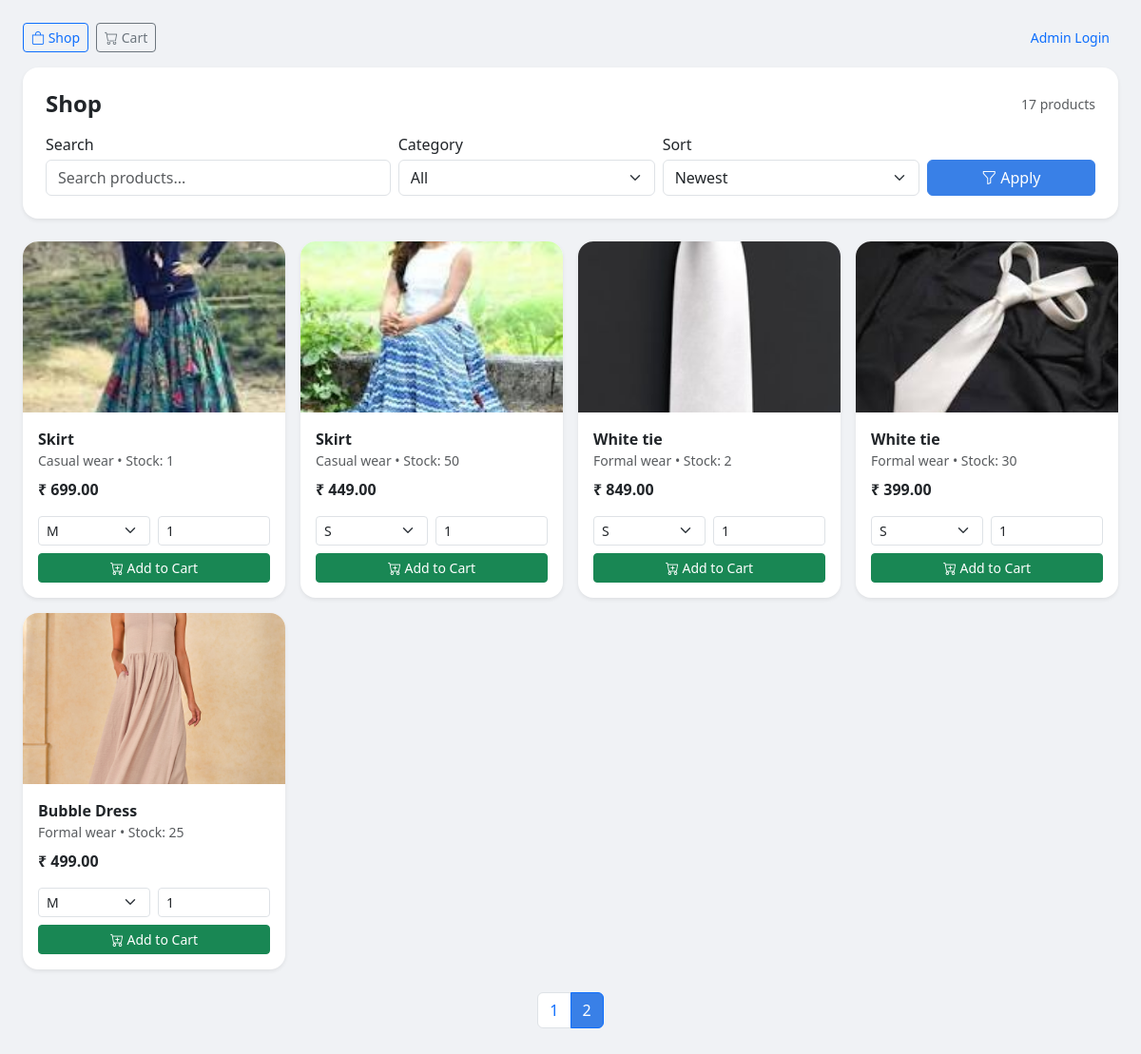
The page /shop?page=2&category=&search=&sort=created_desc on the database as committed earlier.
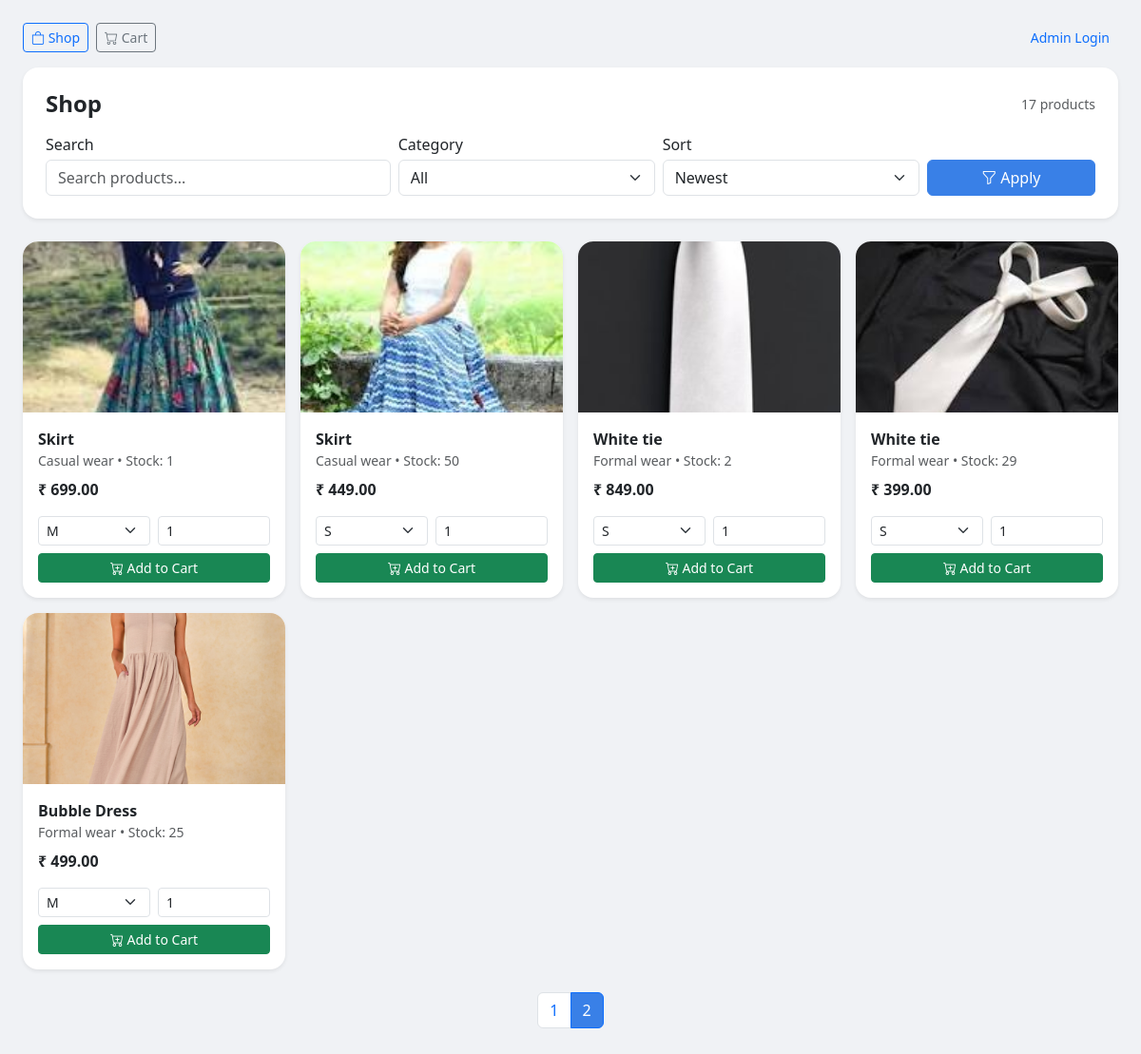
The same page on the database as committed later.
### tables this page shows
CREATE TABLE clothing (
            id INTEGER PRIMARY KEY AUTOINCREMENT,
            name TEXT,
            category TEXT,
            size TEXT,
            quantity INTEGER,
            price REAL,
            created_at TEXT
        , image TEXT, barcode TEXT, qrcode TEXT);

### customer_routes.py (the view)
    @app.route("/shop")
    def shop():
        db = get_db()
        category_filter = request.args.get("category", "").strip()
        search = request.args.get("search", "").strip()
        sort = request.args.get("sort", "created_desc")
        page = int(request.args.get("page", 1))
        per_page = 12
        where_clause = "WHERE quantity > 0"
        params = []
        if category_filter:
            where_clause += " AND category = ?"
            params.append(category_filter)
        if search:
            where_clause += " AND (name LIKE ? OR category LIKE ?)"
            like = f"%{search}%"
            params.extend([like, like])
        sort_map = {
            "created_desc": "created_at DESC",
            "created_asc": "created_at ASC",
            "price_low": "price ASC",
            "price_high": "price DESC",
            "name_asc": "name ASC",
            "name_desc": "name DESC",
        }
        order_by = sort_map.get(sort, "created_at DESC")
        count_row = db.execute(
            f"SELECT COUNT(*) AS c FROM clothing {where_clause}",
            params,
        ).fetchone()
        total_items = count_row["c"] if count_row else 0
        total_pages = max(1, ceil(total_items / per_page)) if total_items else 1
        if page > total_pages:
            page = total_pages
        if page < 1:
            page = 1
        offset = (page - 1) * per_page
        products = db.execute(
            f"""
            SELECT * FROM clothing
            {where_clause}
            ORDER BY {order_by}
            LIMIT ? OFFSET ?
            """,
            params + [per_page, offset],
        ).fetchall()
        categories = db.execute(
            "SELECT DISTINCT category FROM clothing WHERE quantity > 0 ORDER BY category",
        ).fetchall()
        pages = list(range(1, total_pages + 1))
        return render_template(
            "shop.html",
            products=products,
            categories=categories,
            category_filter=category_filter,
            search=search,
            sort=sort,
            page=page,
            pages=pages,
            total_items=total_items,
            title="Shop - Clothing Store",
        )

### app.py (called while the page is built)
def get_db():
    conn = sqlite3.connect(os.path.join(BASE_DIR, "inventory.db"))
    conn.row_factory = sqlite3.Row
    return conn

### templates/shop.html (shortened to what the changed rows need)
{% extends "base.html" %}
{% block content %}
<div class="row g-3">
    {% for p in products %}
    <div class="col-sm-6 col-md-4 col-lg-3">
        <div class="card shadow-sm h-100 overflow-hidden">
            <div class="bg-light" style="height:180px; display:flex; align-items:center; justify-content:center;">
                {% if p.image %}
                <img src="{{ url_for('uploaded_file', filename=p.image) }}"
                     alt="{{ p.name }}"
                     style="max-height:180px; width:100%; object-fit:cover;">
                {% else %}
                <div class="text-muted small">No image</div>
                {% endif %}
            </div>
            <div class="card-body">
                <div class="fw-semibold">{{ p.name }}</div>
                <div class="text-muted small">{{ p.category }} • Stock: {{ p.quantity }}</div>
                <div class="mt-2 fw-bold">₹ {{ '%.2f'|format(p.price) }}</div>
                <form class="mt-3" method="POST" action="{{ url_for('add_to_cart', item_id=p.id) }}">
                    <div class="row g-2">
                        <div class="col-6">
                            <select class="form-select form-select-sm" name="size">
                                {% set raw = (p.size or 'M')|string %}
                                {% set sizes = raw.replace(',', '/').split('/') %}
                                {% for s in sizes %}
                                    {% set opt = s.strip() %}
                                    {% if opt %}
                                    <option value="{{ opt }}">{{ opt }}</option>
                                    {% endif %}
                                {% endfor %}
                            </select>
                        </div>
                        <div class="col-6">
                            <input class="form-control form-control-sm" type="number" name="quantity" min="1" value="1">
                        </div>
                        <div class="col-12 d-grid">
                            <button class="btn btn-sm btn-success">
                                <i class="bi bi-cart-plus"></i> Add to Cart
                            </button>
                        </div>
                    </div>
                </form>
            </div>
        </div>
    </div>
    {% else %}
    <div class="col-12">
        <div class="alert alert-info mb-0">No products found.</div>
    </div>
    {% endfor %}
</div>
{% endblock %}

Rows that differ between the two databases and show on the page:
changed clothing (number 4 of 5 on the later page): quantity "30" → "29"
